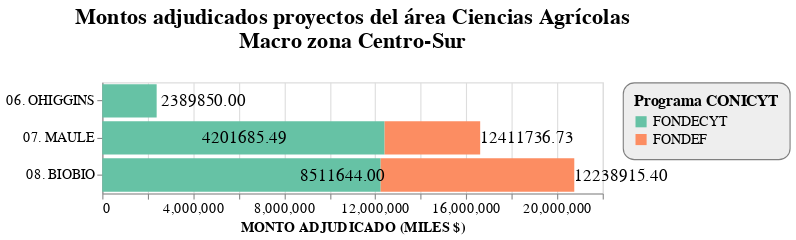

Write notebook code for a chart like this one.
### Code cell
chart4 = alt.Chart(df_4g).mark_bar().encode(
          x = alt.X('MONTO ADJUDICADO (MILES $)'),
          y = alt.Y('REGION_EJECUCION',title=None),
          color='Programa CONICYT'
      )

text4 = alt.Chart(df_4g).mark_text(dx=42, color='black',fontSize=15).encode(
    x = alt.X('MONTO ADJUDICADO (MILES $)',stack='zero'),
    y = alt.Y('REGION_EJECUCION'),
    detail='Programa CONICYT',
    text=alt.Text('MONTO ADJUDICADO (MILES $)', format='.2f')
)
(chart4+text4).configure_range(
    category={'scheme': 'set2'}
).properties(width=450, height=100,
      title=['Montos adjudicados proyectos del área Ciencias Agrícolas', 'Macro zona Centro-Sur',' '])\
      .configure_title( fontSize=20, font='Arial', anchor='middle', color='black')\
      .configure_legend(titleFontSize=14,labelFontSize=13,strokeColor='gray',
                         fillColor='#EEEEEE', padding=10, cornerRadius=10)\
      .configure_axis(labelFontSize=13, titleFontSize=13)

### Figure 1 — Vega-Lite specification as saved in the notebook (floating-point values rounded to 4 significant figures)
{"config": {"view": {"continuousWidth": 400, "continuousHeight": 300}, "axis": {"labelFontSize": 13, "titleFontSize": 13}, "legend": {"cornerRadius": 10, "fillColor": "#EEEEEE", "labelFontSize": 13, "padding": 10, "strokeColor": "gray", "titleFontSize": 14}, "range": {"category": {"scheme": "set2"}}, "title": {"anchor": "middle", "color": "black", "font": "Arial", "fontSize": 20}}, "layer": [{"mark": "bar", "encoding": {"color": {"type": "nominal", "field": "Programa CONICYT"}, "x": {"type": "quantitative", "field": "MONTO ADJUDICADO (MILES $)"}, "y": {"type": "nominal", "field": "REGION_EJECUCION", "title": null}}}, {"mark": {"type": "text", "color": "black", "dx": 42, "fontSize": 15}, "encoding": {"detail": {"type": "nominal", "field": "Programa CONICYT"}, "text": {"type": "quantitative", "field": "MONTO ADJUDICADO (MILES $)", "format": ".2f"}, "x": {"type": "quantitative", "field": "MONTO ADJUDICADO (MILES $)", "stack": "zero"}, "y": {"type": "nominal", "field": "REGION_EJECUCION"}}}], "data": {"name": "data-086aaf52b15b32fb9c82734e1c92546e"}, "height": 100, "title": ["Montos adjudicados proyectos del área Ciencias Agrícolas", "Macro zona Centro-Sur", " "], "width": 450, "$schema": "https://vega.github.io/schema/vega-lite/v4.8.1.json", "datasets": {"data-086aaf52b15b32fb9c82734e1c92546e": [{"REGION_EJECUCION": "06. OHIGGINS", "Programa CONICYT": "FONDECYT", "MONTO ADJUDICADO (MILES $)": 2390000.0}, {"REGION_EJECUCION": "07. MAULE", "Programa CONICYT": "FONDECYT", "MONTO ADJUDICADO (MILES $)": 12410000.0}, {"REGION_EJECUCION": "07. MAULE", "Programa CONICYT": "FONDEF", "MONTO ADJUDICADO (MILES $)": 4202000.0}, {"REGION_EJECUCION": "08. BIOBIO", "Programa CONICYT": "FONDECYT", "MONTO ADJUDICADO (MILES $)": 12240000.0}, {"REGION_EJECUCION": "08. BIOBIO", "Programa CONICYT": "FONDEF", "MONTO ADJUDICADO (MILES $)": 8512000.0}]}}
